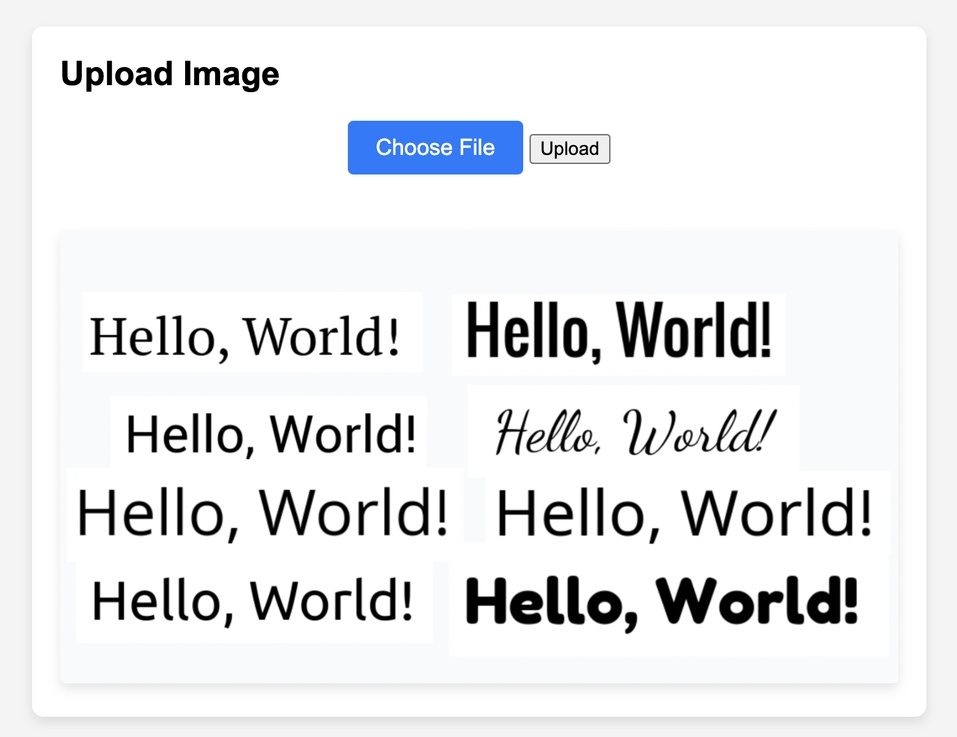
#> input picture assignment1/assets/asset1.jpg, 957 x 737 px, shrunk from 1370 x 1056 before the run
$ python -i utils.py   (imports and definitions only)
#> lines starting #> are read from the running program, lines starting #| are printed output that depends on the picture; after the words box and inside, x2 and y2 are one past the last pixel; in counts of white or black regions, pixels touching at a corner belong together
#> further down, picture is the input picture: shape (737, 957, 3); mean B, G, R 237.1, 235.3, 234.3
import numpy as np
import matplotlib.pyplot as plt
import cv2
from typing import List
import uuid

def plot(img: np.ndarray):
    plt.figure(figsize=(20, 20))
    plt.imshow(img)

# [39 lines left out: function extract_horizontal_text_sections, not called in this run]

# Calculate distance between 2 centroids
def calculate_distance(centroid1, centroid2):
    return ((centroid1[0] - centroid2[0])**2 + (centroid1[1] - centroid2[1])**2)**0.5


def merge_boxes(image: np.ndarray):
    img = image.copy()
    img = cv2.cvtColor(img, cv2.COLOR_BGR2GRAY)
    height, width = img.shape
#> height = 737; width = 957

    _, thresh = cv2.threshold(img, 150, 255, cv2.THRESH_BINARY_INV)
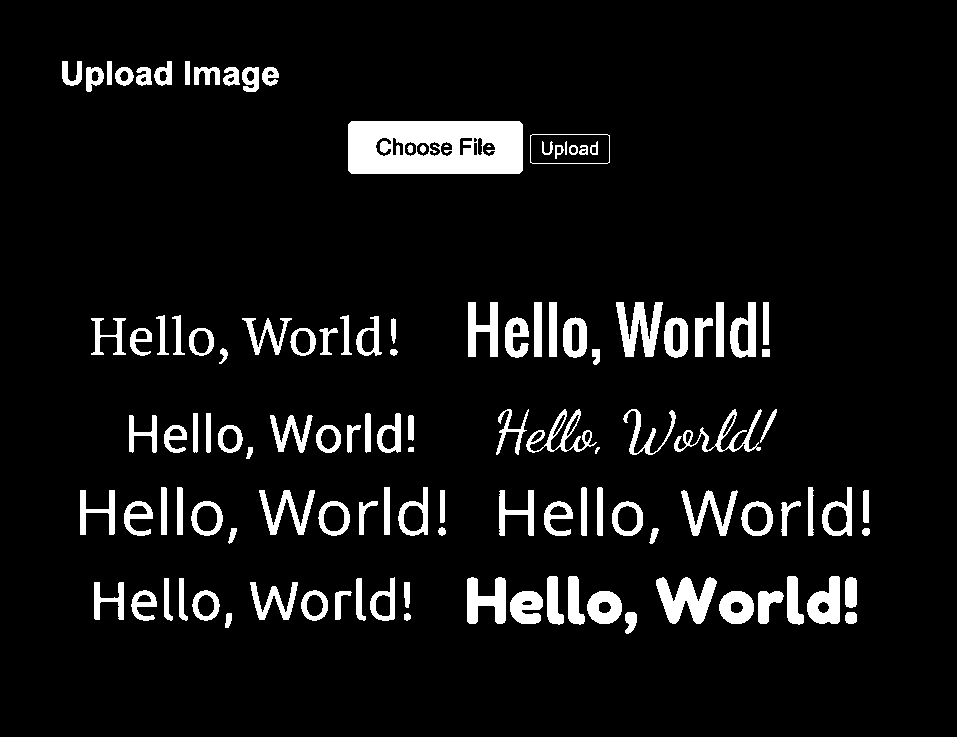
#> thresh: shape (737, 957); 7.4% white; 120 white regions (2 under 20 px)
    contours, _ = cv2.findContours(thresh, cv2.RETR_EXTERNAL, cv2.CHAIN_APPROX_SIMPLE)
#> contours = 110 contours, 2 with area under 20; largest, box (x1, y1, x2, y2) and area: (348, 121, 523, 174) 9030, (530, 134, 610, 164) 2285, (656, 577, 717, 624) 1502, (616, 302, 663, 357) 1240, (467, 577, 506, 624) 1060
    bounding_boxes = [cv2.boundingRect(contour) for contour in contours if cv2.contourArea(contour) >= 20]    # 20 so that the area under consideration isnt too small
#> bounding_boxes = 108 items, first 6: (404, 613, 7, 8), (225, 613, 7, 15), (845, 612, 12, 12), (625, 612, 12, 22), (758, 591, 26, 33), (719, 591, 35, 33)

    centroids = [(0.5 * (bbox[0] + bbox[0] + bbox[2]), 0.5 * (bbox[1] + bbox[1] + bbox[3])) for bbox in bounding_boxes]
#> centroids = 108 pairs, first value 72 to 866, second value 73 to 623

    sorted_combined = sorted(zip(centroids, bounding_boxes), key = lambda x: x[0][0])
#> sorted_combined = 108 items
    bounding_boxes = [j for i, j in sorted_combined]
#> bounding_boxes = 108 items, first 6: (62, 61, 20, 25), (86, 67, 18, 25), (80, 490, 35, 45), (91, 318, 35, 37), (94, 582, 30, 38), (107, 61, 5, 24)
    centroids = [i for i, j in sorted_combined]


    bbox_substrings = []
    number_of_boxes = 12                            # there are 12 contours needed assuming perfect detection, which has been observed empirically
    for i in range(len(bounding_boxes) // number_of_boxes):
        x1 = bounding_boxes[i * number_of_boxes : i * number_of_boxes + number_of_boxes][0][0]
        x2 = bounding_boxes[i * number_of_boxes : i * number_of_boxes + number_of_boxes][-1][0] + bounding_boxes[i * number_of_boxes : i * number_of_boxes + number_of_boxes][-1][2]
        bbox_substrings.append((x1, 0, abs(x2 - x1), height))
#> this loop made 9 passes
#> (x1, x2) on passes 1 to 9: (62, 152), (156, 220), (191, 279), (250, 366), (365, 428), (348, 564), (544, 663), (623, 770), (763, 869)
#> after the loop, bbox_substrings = [(62, 0, 90, 737), (156, 0, 64, 737), (191, 0, 88, 737), (250, 0, 116, 737), (365, 0, 63, 737), (348, 0, 216, 737), (544, 0, 119, 737), (623, 0, 147, 737), (763, 0, 106, 737)]

    return bbox_substrings

# [13 lines left out: function extract_sentence, not called in this run]

>>> import cv2
>>> picture = cv2.imread('../assets/asset1.jpg')
>>> result = merge_boxes(picture)
#> result has the same summary as bbox_substrings in merge_boxes
